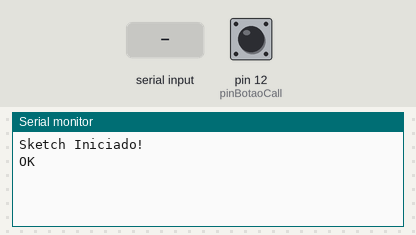
Recording of a sketch running on a simulated Arduino Uno, built with avr-gcc and run on an emulated ATmega328P. Shown: the last lines printed to the serial monitor. Inputs (shaded band) come from the test bench; at power-on: pin 12 (pinBotaoCall) HIGH. The modem accepts every AT command (registered, SIM ready, sends succeed) and sends nothing else.

Above: at 1.2 s.
1.3 s: pin 12 (pinBotaoCall) pulled LOW for 0.15 s
At 1.42 s:
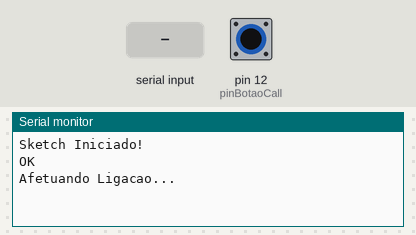
2.9 s: "+COLP:\n" received over the second serial link
At 3.6 s:
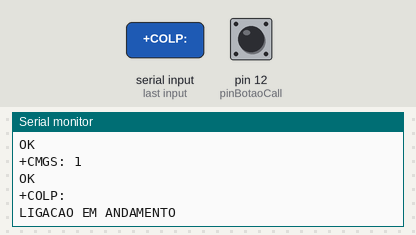
4.5 s: "NO CARRIER\n" received over the second serial link
At 5.0 s:
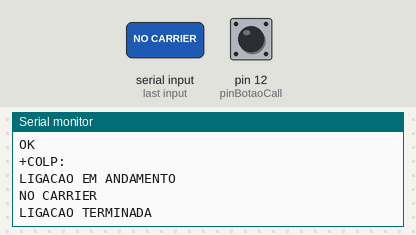
6.1 s: "BUSY\n" received over the second serial link
At 7.1 s:
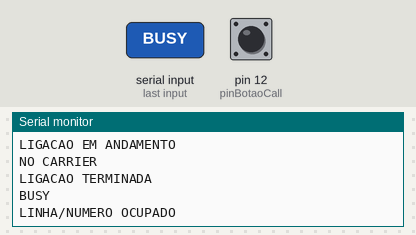
7.7 s: "NO DIALTONE\n" received over the second serial link
At 8.7 s:
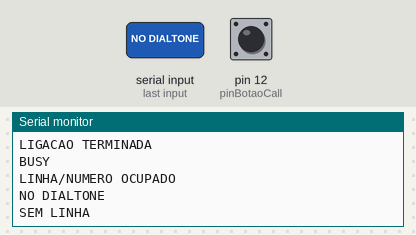
9.3 s: "NO ANSWER\n" received over the second serial link
At 9.8 s:
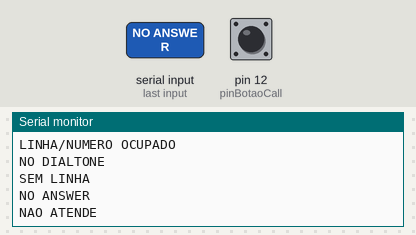

The sketch:

Q0161-Sketch.ino
```cpp
#include <SoftwareSerial.h>

SoftwareSerial serialGSM(10, 11); // RX, TX

bool temSMS = false;
String telefoneSMS;
String dataHoraSMS;
String mensagemSMS;
String comandoGSM = "";
String ultimoGSM = "";

#define senhaGsm "1234"
#define pinBotaoCall 12
#define numeroCall "984154837"

bool callStatus = false;

void leGSM();
void enviaSMS(String telefone, String mensagem);
void fazLigacao(String telefone);
void configuraGSM();

void setup() {

  Serial.begin(9600);
  serialGSM.begin(9600);

  pinMode(pinBotaoCall, INPUT_PULLUP);

  Serial.println("Sketch Iniciado!");
  configuraGSM();
}

void loop() {
  leGSM();

  if (comandoGSM != "") {
      Serial.println(comandoGSM);
      ultimoGSM = comandoGSM;
      comandoGSM = "";
  }

  if (temSMS) {

     Serial.println("Chegou Mensagem!!");
     Serial.println();

     Serial.print("Remetente: ");
     Serial.println(telefoneSMS);
     Serial.println();

     Serial.print("Data/Hora: ");
     Serial.println(dataHoraSMS);
     Serial.println();

     Serial.println("Mensagem:");
     Serial.println(mensagemSMS);
     Serial.println();

     mensagemSMS.trim();
     if ( mensagemSMS == senhaGsm ) {
        Serial.println("Enviando SMS de Resposta.");
         enviaSMS(telefoneSMS, "SMS Recebido e Senha OK!");
     }
     temSMS = false;
  }

  if (!digitalRead(pinBotaoCall) && !callStatus) {
     Serial.println("Afetuando Ligacao...");
     fazLigacao(numeroCall);
     callStatus = true;
  }

  if (ultimoGSM.indexOf("+COLP:") > -1) {
     Serial.println("LIGACAO EM ANDAMENTO");
     ultimoGSM = "";
  }

  if (ultimoGSM.indexOf("NO CARRIER") > -1) {
     Serial.println("LIGACAO TERMINADA");
     ultimoGSM = "";
     callStatus = false;
  }

  if (ultimoGSM.indexOf("BUSY") > -1) {
     Serial.println("LINHA/NUMERO OCUPADO");
     ultimoGSM = "";
     callStatus = false;
  }

  if (ultimoGSM.indexOf("NO DIALTONE") > -1) {
     Serial.println("SEM LINHA");
     ultimoGSM = "";
     callStatus = false;
  }

  if (ultimoGSM.indexOf("NO ANSWER") > -1) {
     Serial.println("NAO ATENDE");
     ultimoGSM = "";
     callStatus = false;
  }

}

void leGSM()
{
  static String textoRec = "";
  static unsigned long delay1 = 0;
  static int count=0;
  static unsigned char buffer[64];

  if (serialGSM.available()) {

     while(serialGSM.available()) {

        buffer[count++] = serialGSM.read();
        if(count == 64)break;
     }

     textoRec += (char*)buffer;
     delay1   = millis();

     for (int i=0; i<count; i++) {
         buffer[i]=NULL;
     }
     count = 0;
  }


  if ( ((millis() - delay1) > 100) && textoRec != "" ) {

     if ( textoRec.substring(2,7) == "+CMT:" ) {
        temSMS = true;
     }

     if (temSMS) {

        telefoneSMS = "";
        dataHoraSMS = "";
        mensagemSMS = "";

        byte linha = 0;
        byte aspas = 0;
        for (int nL=1; nL < textoRec.length(); nL++) {

            if (textoRec.charAt(nL) == '"') {
               aspas++;
               continue;
            }

            if ( (linha == 1) && (aspas == 1) ) {
               telefoneSMS += textoRec.charAt(nL);
            }

            if ( (linha == 1) && (aspas == 5) ) {
               dataHoraSMS += textoRec.charAt(nL);
            }

            if ( linha == 2 ) {
               mensagemSMS += textoRec.charAt(nL);
            }

            if (textoRec.substring(nL - 1, nL + 1) == "\r\n") {
               linha++;
            }
        }
     } else {
       comandoGSM = textoRec;
     }

     textoRec = "";
  }
}


void enviaSMS(String telefone, String mensagem) {
  serialGSM.print("AT+CMGS=\"" + telefone + "\"\n");
  serialGSM.print(mensagem + "\n");
  serialGSM.print((char)26);
}

void fazLigacao(String telefone) {
  serialGSM.println("ATH0\n");
  serialGSM.print((char)26);
  serialGSM.println("ATD " + telefone + ";\n");
  serialGSM.print((char)26);
}


void configuraGSM() {
   serialGSM.print("AT+CMGF=1\n;AT+CNMI=2,2,0,0,0\n;ATX4\n;AT+COLP=1\n");
}
```

Measured:
- after the input at 1.3 s, the serial monitor: prints a new line at once (image 1)
- after the input at 2.9 s, the serial monitor: prints a new line after 0.10 s (image 2)
- after the input at 4.5 s, the serial monitor: prints a new line after 0.10 s (image 3)
- after the input at 6.1 s, the serial monitor: prints a new line after 0.10 s (image 4)
- after the input at 7.7 s, the serial monitor: prints a new line after 0.10 s (image 5)
- after the input at 9.3 s, the serial monitor: prints a new line after 0.10 s (image 6)
